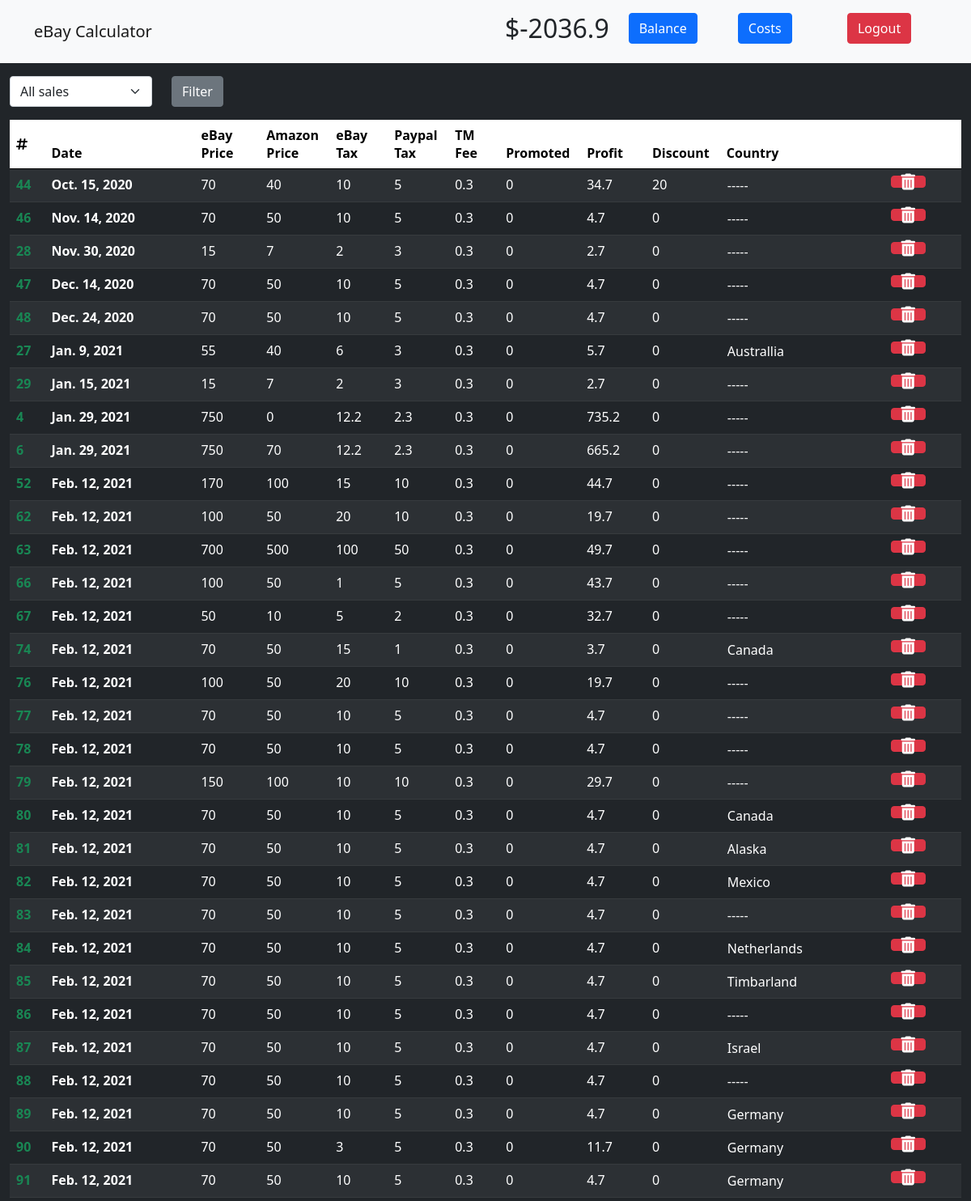
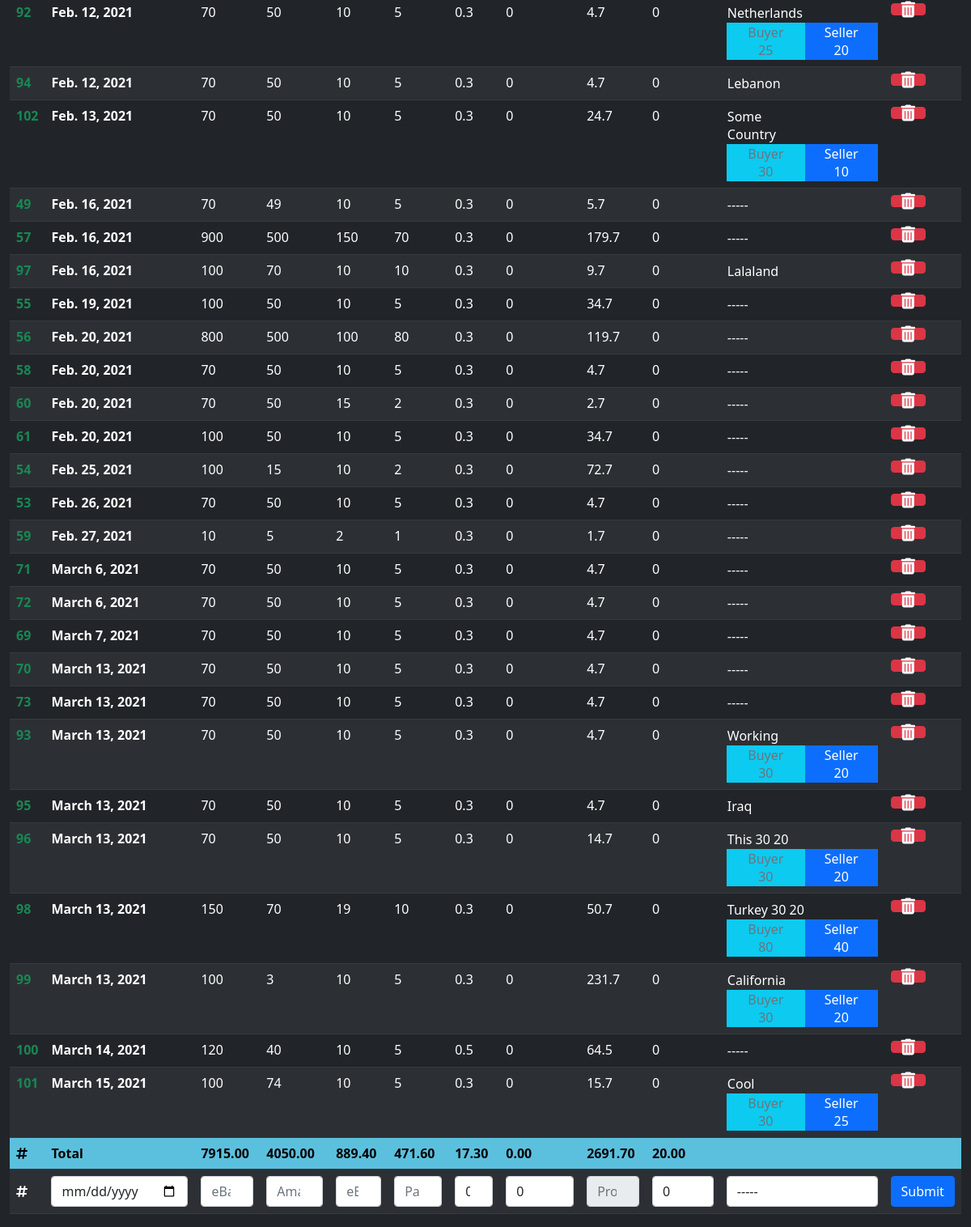
Before: /panel (signed in) with the older database file (2 pictures, top to bottom).
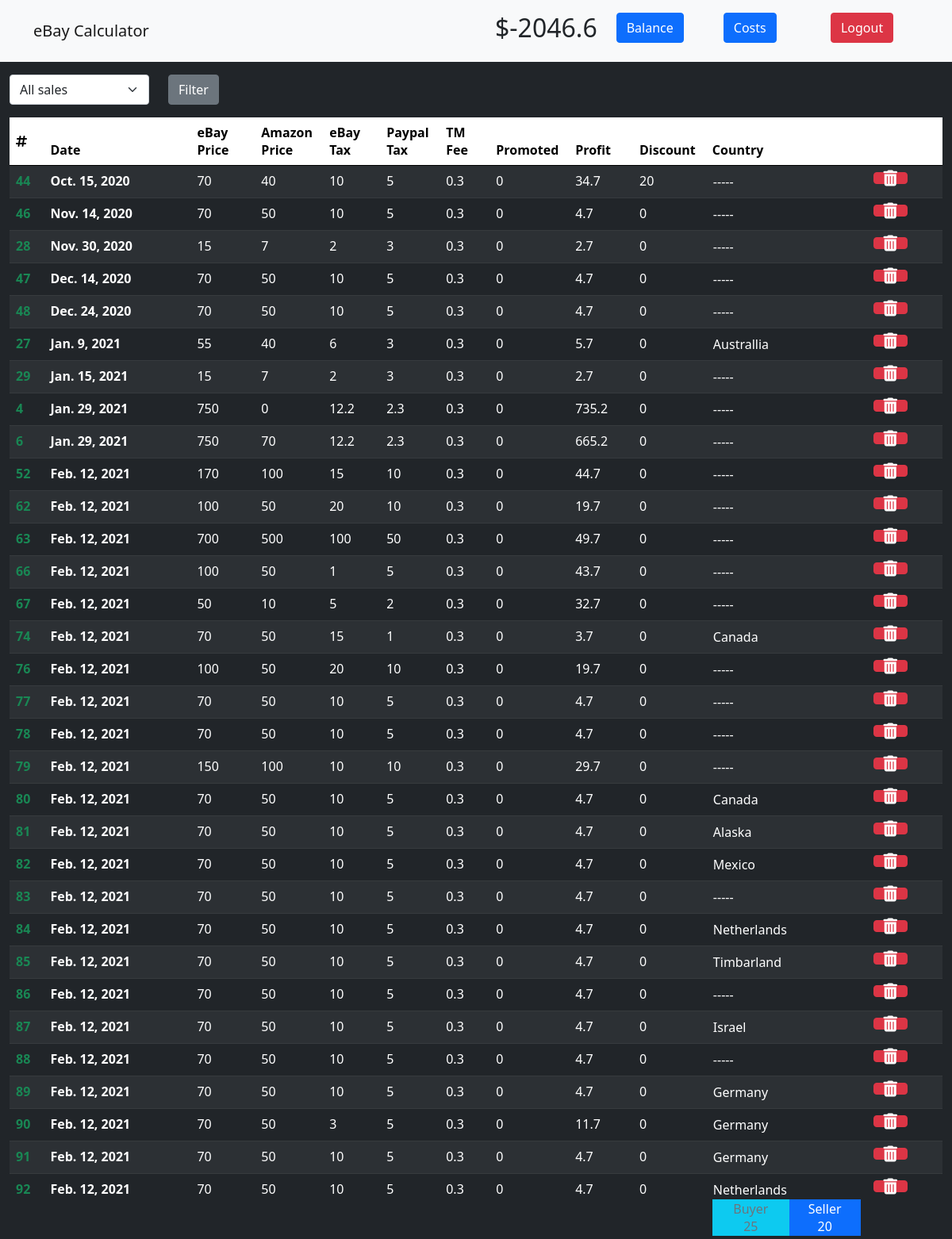
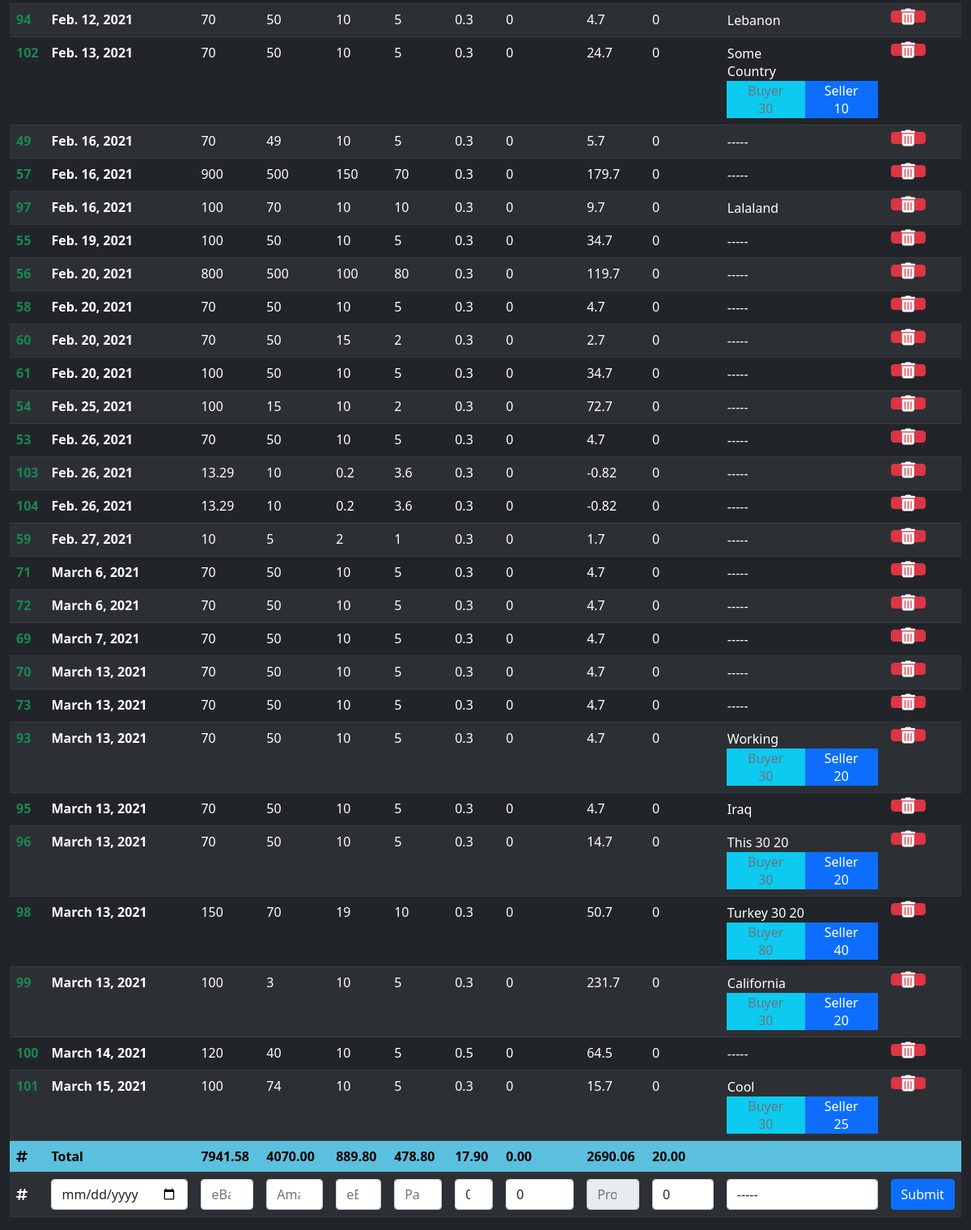
After: the same page with the newer database file (2 pictures, top to bottom).
### core/models.py (models this page shows, shortened)
class Balance(models.Model):
    user = models.OneToOneField(User, on_delete=models.CASCADE, default=0)
    balance = models.FloatField(default=0)

class SaleEntry(models.Model):
    date = models.DateField()
    ebay_price = models.FloatField()
    amazon_price = models.FloatField()
    ebay_tax = models.FloatField()
    paypal_tax = models.FloatField()
    tm_fee = models.FloatField(default=0.3)
    promoted = models.FloatField(default=0)
    profit = models.FloatField()
    discount = models.FloatField(default=0)
    country = models.CharField(max_length=100, default="-"*5)
    user = models.ForeignKey(User, on_delete=models.CASCADE, default=0)

class HipShipper(models.Model):
    buyer_paid = models.FloatField()
    seller_paid = models.FloatField()
    sale_entry = models.OneToOneField(SaleEntry, on_delete=models.CASCADE, default=0)

### core/views.py (the view)
# urls.py: path('panel', views.panel, name='panel'),
@login_required(login_url='index')
def panel(request):
    context = {
        'years_months': GET_SALES_YEARS_MONTHS(request),
        'gifts_years_months': GET_GIFTS_YEARS_MONTHS(request),
        'form': SaleEntryForm(),
        'giftform': GiftForm(),
        'costform': CostForm(),
        'hipshipperform': HipShipperForm(),
        'user_sales': SaleEntry.objects.filter(user=request.user.id).order_by('date'),
        'hipshippers': HipShipper.objects.all(),
        'user_balance': Balance.objects.get(user=request.user).balance,
        'costs': Cost.objects.filter(user=request.user)
    }
    if request.method == "GET":
        if "btn_select_date" in request.GET:
            selected_filter = request.GET.get('s_filter_sales_by_date')
            if str(selected_filter) != 'all':
                year = int(str(selected_filter).split('-')[0])
                month = int(str(selected_filter).split('-')[1])
                context['user_sales_filtered_y'] = year
                context['user_sales_filtered_m'] = month
                date_from = f'{year}-{month}-16'
                date_to = f'{year}-{month+1}-15'
                if month == 12:
                    date_from = f'{year}-12-16'
                    date_to = f'{year+1}-01-15'
                if month == 9:
                    date_from = f'{year}-0{month}-16'
                    date_to = f'{year}-{month+1}-15'
                elif month < 10:
                    date_from = f'{year}-0{month}-16'
                    date_to = f'{year}-0{month+1}-15'
                context['user_sales'] = SaleEntry.objects.filter(user=request.user.id, date__range=[date_from, date_to]).order_by('date')
    return render(request, 'panel.html', context)

### core/forms.py
class GiftForm(ModelForm):
    class Meta:
        model = Gift
        exclude = ('user',)
        widgets = {
            'date': DateInput(attrs={'class': 'form-control', 'value': date.today, 'id':'f_gift_date'}),
            'gift_money': forms.NumberInput(attrs={'class': 'form-control', 'placeholder': 'Gift Card (100, 300 ...)', 'id':'f_gift_money', 'onkeyup': 'calc_add_to_balance()'}),
            'gift_tax': forms.NumberInput(attrs={'class': 'form-control', 'placeholder': 'Tax', 'id':'f_gift_tax', 'onkeyup': 'calc_add_to_balance()'}),
        }

### core/templatetags/filters.py (called while the page is built)
@register.filter(name='roundFloat')
def round_float(value, arg):
    return format(value, '.' + str(arg) + 'f').rstrip('0').rstrip('.')

### core/views.py (called while the page is built)
def SORT_DICT(dict_notsorted):
    lst = dict_notsorted
    lst = collections.OrderedDict(sorted(lst.items()))
    for item in lst.items():
        item[1].sort()
    return lst

### templates/panel.html (shortened to what this page needs)
{% extends 'base.html' %}
{% load static %}
{% block content %}
<div class="container-fluid my-3">
    <form onsubmit="filter_sales(event)">
        <div class="row">
            <div class="col-2">
                <select class='form-select' name="s_filter_sales_by_date" id="s_sales_filter_by_date">
                    <option value="all">All sales</option>
                </select>
            </div>
            <div class="col-1">
                <input type="submit" class="btn btn-secondary" name="btn_select_date" value="Filter">
            </div>
            <div class="col-1 text-center rounded" style="font-size: 1.5rem;" id="total-profit">
            </div>
        </div>
    </form>
    {% include 'sales_table.html' %}
</div>
{% endblock %}

### templates/base.html (shortened to what this page needs)
{% load static %}
<html lang="en">
<head>
    <link href="https://cdn.jsdelivr.net/npm/bootstrap@5.0.0-beta1/dist/css/bootstrap.min.css" rel="stylesheet">
    <link rel="stylesheet" type="text/css" href="{% static 'css/style.css' %}">
</head>
<body class='bg-dark' {% if open_login %} onload="document.getElementById('btn_open_login').click();" {% endif %}>
    <nav class="navbar navbar-light bg-light static-top">
        <div class="container">
            <a class="navbar-brand" href="{% url 'index' %}">eBay Calculator</a>
            {% if not user.is_authenticated %}
            <button id="btn_open_login" type="button" class="btn btn-primary" data-toggle="modal" data-target="#sign_in_modal">Sign In</button>
            {% else %}
            <div class="navbar-text row w-50">
                <span class='col'>
                    <div class="text-dark"><h2 id="div_user_balance">${{ user_balance|floatformat }}</h2></div>
                </span>
                <span class="col">
                    <button id="btn_open_balance" type="button" class="btn btn-primary" data-toggle="modal" data-target="#balance_modal">Balance</button>
                </span>
                <span class="col">
                    <button id="btn_open_costs" type="button" class="btn btn-primary" data-toggle="modal" data-target="#costs_modal">Costs</button>
                </span>
                <span class='col'>
                    <a class='btn btn-danger text-white' href="{% url 'logout' %}">Logout</a>
                </span>
            </div>
            {% endif %}
        </div>
    </nav>
    {% block content %}
    {% endblock %}
</body>
</html>

### templates/sales_table.html (shortened to what this page needs)
{% load filters %}
<table id="table_sales" class="table table-dark table-striped table-sticky table-hover">
    <thead>
      <tr class="stickyrow">
        <th scope="col" class="align-middle"><i class="fa fa-hashtag fa-md"></i></th>
        <th scope="col">Date</th>
        <th scope="col">eBay Price</th>
        <th scope="col">Amazon Price</th>
        <th scope="col">eBay Tax</th>
        <th scope="col">Paypal Tax</th>
        <th scope="col">TM Fee</th>
        <th scope="col">Promoted</th>
        <th scope="col">Profit</th>
        <th scope="col">Discount</th>
        <th scope="col">Country</th>
        <th scope="col"></th>
      </tr>
    </thead>
    <tbody>
        {% for sale in user_sales %}
        <tr>
            <th class="text-success">{{ sale.id }}</th>
            <th>{{ sale.date }}</th>
            <td class="editable sumtable" data-id="{{ sale.id }}" data-type="ebay_price">{{ sale.ebay_price|roundFloat:2 }}</td>
            <td class="editable sumtable" data-id="{{ sale.id }}" data-type="amazon_price">{{ sale.amazon_price|roundFloat:2 }}</td>
            <td class="editable sumtable" data-id="{{ sale.id }}" data-type="ebay_tax">{{ sale.ebay_tax|roundFloat:2 }}</td>
            <td class="editable sumtable" data-id="{{ sale.id }}" data-type="paypal_tax">{{ sale.paypal_tax|roundFloat:2 }}</td>
            <td class="editable sumtable" data-id="{{ sale.id }}" data-type="tm_fee">{{ sale.tm_fee|roundFloat:2 }}</td>
            <td class="editable sumtable" data-id="{{ sale.id }}" data-type="promoted">{{ sale.promoted|roundFloat:2 }}</td>
            <td class="sumtable" id="loop" data-id="{{ sale.id }}" data-type="profit">{{ sale.profit|roundFloat:2 }}</th>
            <td class="editable sumtable" data-id="{{ sale.id }}" data-type="discount">{{ sale.discount|roundFloat:2 }}</td>
            <td class="editable" data-id="{{ sale.id }}" data-type="country">
                <table>
                    <tr>
                        <td class="get-country w-100">
                            {{ sale.country }}
                        </td>
                    </tr>
                    <tr class="w-100">
                        {% for hip in hipshippers %}
                            {% if hip.sale_entry == sale %}
                                <td class="bg-info text-center text-secondary w-25">
                                    <span>Buyer</span>
                                    <br />
                                    <div id="div_hipshipper_buyer">{{ hip.buyer_paid|roundFloat:2 }}</div>
                                </td>
                                <td class="bg-primary text-center px-4">
                                    <span>Seller</span>
                                    <br />
                                    <div id="div_hipshipper_seller">{{ hip.seller_paid|roundFloat:2 }}</div>
                                </td>
                            {% endif %}
                        {% endfor %}
                    </tr>
                </table>
            </td>
            <td data-id="{{ sale.id }}" data-type="submit">
                <button data-id="{{ sale.id }}" type="submit" class="btn btn-danger btn-delete-sale" onclick="delete_sale(this)" >
                    <i class="fa fa-trash-alt fa-lg"></i>
                </button>
            </td>
        </tr>
        {% endfor %}
        <form id="form_add_sale">
            <tr>
                <th class="align-middle"><i class="fa fa-hashtag fa-md"></i></th>
                {% for field in form %}
                    {% if field is not form.user %}
                    <td>
                        {{ field }}
                    </td>
                    {% else %}
                        {{ field }}
                    {% endif %}
                {% endfor %}
                <td><input class="btn btn-primary" type="submit" display="inline" name="btn_register_sale"></td>
            </tr>
        </form>
    </tbody>
</table>

Changed rows visible on the page:
changed Balance: balance "-2036.9" → "-2046.6"
added SaleEntry: id "103", date "Feb. 26, 2021", ebay_price "13.29", amazon_price "10", ebay_tax "0.2", paypal_tax "3.6", tm_fee "0.3", promoted "0", profit "-0.82", discount "0", country "-----"
added SaleEntry: id "104", date "Feb. 26, 2021", ebay_price "13.29", amazon_price "10", ebay_tax "0.2", paypal_tax "3.6", tm_fee "0.3", promoted "0", profit "-0.82", discount "0", country "-----"
Other visible differences:
text written by a page script: "Total 7915.00 4050.00 889.40 471.60 17.30 0.00 2691.70 20.00" → "Total 7941.58 4070.00 889.80 478.80 17.90 0.00 2690.06 20.00"
